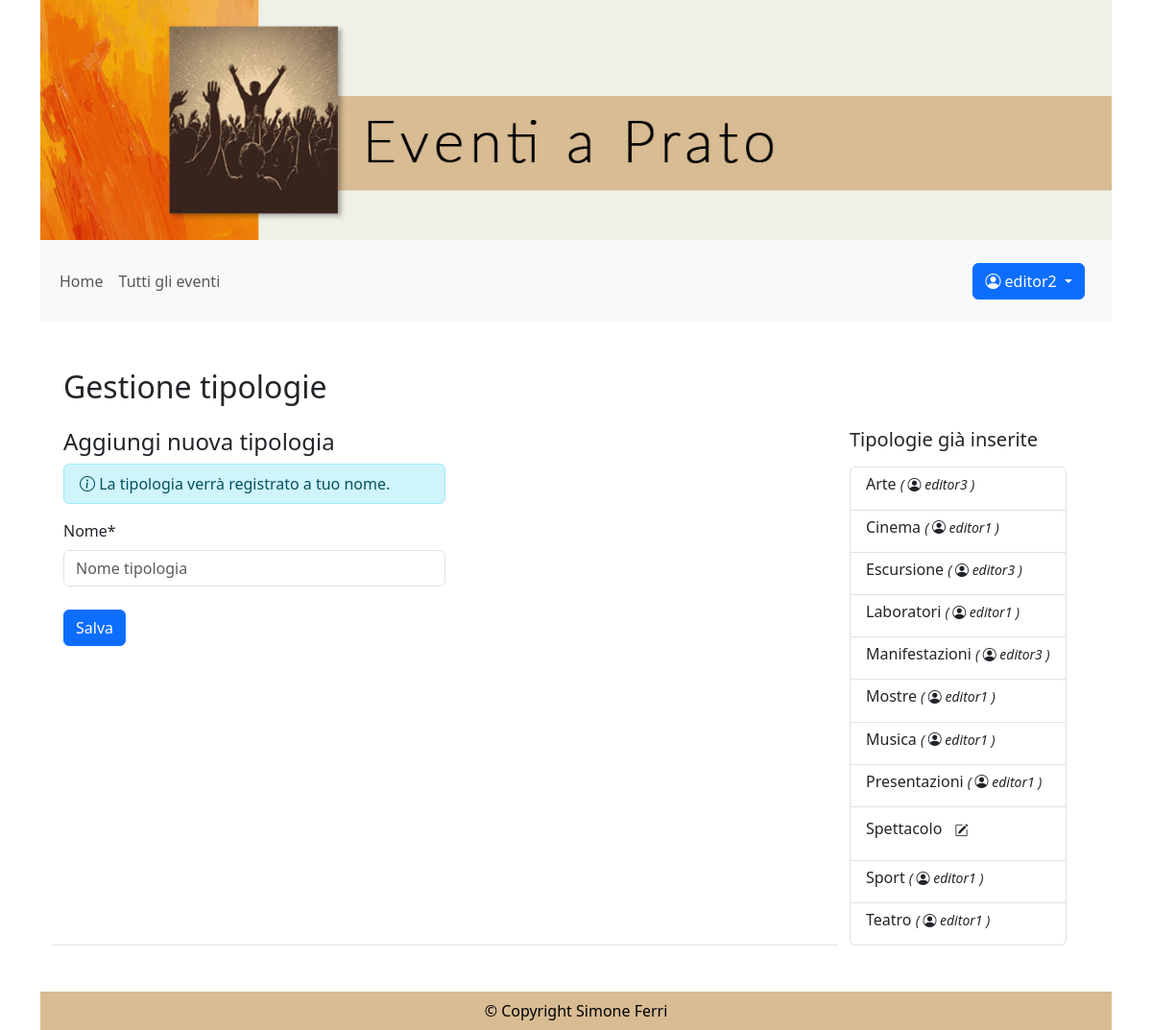
Page /gestione_tipologia/ (signed in) on the committed database.
### eventi_accounts/models.py (models this page shows)
class CustomUser(AbstractUser):
    eta = models.PositiveIntegerField(null=True, blank=True, verbose_name="Età")
    telefono = models.PositiveIntegerField(null=True, blank=True)

### eventi_gestione/models.py (models this page shows, shortened)
class Tipologia(models.Model):
    nome_tipo = models.CharField(max_length=100)
    creatore = models.ForeignKey(CustomUser, on_delete=models.CASCADE, related_name='tipologie_create')
    class Meta:
        ordering = ['nome_tipo']

### eventi_gestione/views.py (the view, shortened to what this page needs)
# urls.py: path("gestione_tipologia/", TipologiaCreateView.as_view(), name="gestione_tipologia_creazione"),
class TipologiaCreateView(LoginRequiredMixin, UserPassesTestMixin, CreateView):
    model = Tipologia
    form_class = GestioneTipologiaForm
    template_name = 'gestione_tipologia.html'
    success_url = reverse_lazy('gestione_tipologia_creazione')
    def test_func(self):
        return self.request.user.groups.filter(name='redattori').exists()
    def get_context_data(self, **kwargs):
        context = super().get_context_data(**kwargs)
        context['tipologie_esistenti'] = Tipologia.objects.all().order_by('nome_tipo')
        return context

### eventi_pagine/templatetags/auth_extras.py (called while the page is built)
@register.filter(name='has_group')
def has_group(user, group_name):
    return user.groups.filter(name=group_name).exists()

### templates/gestione_tipologia.html
{% extends "base.html" %}
{% load crispy_forms_tags %}
{% block content %}
    <h2 class="mt-5 mb-4">Gestione tipologie</h2>
    <div class="row">
        <div class="col-md-9 mb-4 mb-md-0 pb-4 border-bottom">
            <h3 class="h4">Aggiungi nuova tipologia</h3>
            {% crispy form %}
        </div>
        {% if request.resolver_match.url_name == 'gestione_tipologia_creazione' %}
            <div class="col-md-3">
                <h3 class="mb-3 h5">Tipologie già inserite</h3>
                {% if tipologie_esistenti %}
                    <div class="row">
                        <div class="col-sm-auto">
                            <ul class="list-group">
                                {% for tipo in tipologie_esistenti %}
                                    <li class="list-group-item d-flex align-middle">
                                        <p class="h6">
                                            {{ tipo.nome_tipo }}
                                            {% if tipo.creatore == user %}
                                                <a href="{% url 'gestione_tipologia_modifica' tipo.id %}" class="btn btn-white btn-sm" role="button"><i class="bi bi-pencil-square"></i> <span class="visually-hidden">Modifica</span></a>
                                            {% else %}
                                                <em class="h6 fw-normal"><small>( <i class="bi bi-person-circle " title="creatore" aria-label="creata da"></i> {{ tipo.creatore.username }} )</small></em>
                                            {% endif %}
                                        </p>
                                    </li>
                                {% endfor %}
                            </ul>
                        </div>
                    </div>
                    {% else %}
                    <p class="text-muted italic">Non è ancora stata inserita nessuna tipologia.</p>
                {% endif %}
            </div>
        {% endif %}
    </div>
    </div>
{% endblock content %}

### templates/base.html (shortened to what this page needs)
{% load auth_extras %}
{% load static %}
<!DOCTYPE html>
<html lang="it">
    <head>
        <link href="https://cdn.jsdelivr.net/npm/bootstrap@5.3.8/dist/css/bootstrap.min.css" rel="stylesheet">
        <link rel="stylesheet" href="https://cdn.jsdelivr.net/npm/bootstrap-icons@1.13.1/font/bootstrap-icons.min.css">
        <link  rel="stylesheet"  href="{% static 'css/style.css' %}" type="text/css"  />
    </head>
    <body class="container d-flex flex-column min-vh-100">
        <header>
            <div class="header_img"></div>
            <nav class="navbar navbar-expand-lg bg-body-tertiary">
              <div class="container-fluid">
                <div class="collapse navbar-collapse" id="navbarText">
                  <ul class="navbar-nav me-auto mb-2 mb-lg-0 f5">
                    <li class="nav-item">
                        <a {% if request.resolver_match.url_name == 'home' %}class="nav-link active" aria-current="page"{% else %}class="nav-link"{% endif %} href="/">Home</a>
                    </li>
                    <li class="nav-item">
                      <a  {% if request.resolver_match.url_name == 'eventi' %}class="nav-link active" aria-current="page"{% else %}class="nav-link"{% endif %} href="/eventi">Tutti gli eventi</a>
                    </li>
                  </ul>
                  <span class="navbar-text">
                    {% if user.is_authenticated %}
                        <div class="navbar-text me-3">
                            <div class="btn-group">
                                <button type="button" class="btn btn-primary dropdown-toggle" data-bs-toggle="dropdown" aria-expanded="false">
                                <i class="bi bi-person-circle"></i> {{ user.username }} <span class="visually-hidden">Menu utente</span>
                                </button>
                            </div>
                        </div>
                    {% else %}
                        <a href="/login/" class="btn btn-primary text-bg-primary" role="button">Sign in</a>
                        <a href="/signup/" class="btn btn-secondary text-bg-secondary" role="button">Sign up</a>
                    {% endif %}
                  </span>
                </div>
              </div>
            </nav>
        </header>
        <main class="container flex-grow-1">
        <div class="container">
          {% block content %}
          {% endblock content %}
        </main>
        <footer class="text-black text-center p-2 mt-5 ">
            © Copyright Simone Ferri
        </footer>
    </body>
</html>

### static/css/style.css (style rules this page uses)
.header_img { background-image: url('../img/testata-eventi.jpg'); background-size: cover; height: 250px; }
footer { background-color: #d8bc94; }

### rows in the picture
CustomUser: username "editor2"
Tipologia: nome_tipo "Arte", creatore.username "editor3"
Tipologia: nome_tipo "Cinema", creatore.username "editor1"
Tipologia: nome_tipo "Escursione", creatore.username "editor3"
Tipologia: nome_tipo "Laboratori", creatore.username "editor1"
Tipologia: nome_tipo "Manifestazioni", creatore.username "editor3"
Tipologia: nome_tipo "Mostre", creatore.username "editor1"
Tipologia: nome_tipo "Musica", creatore.username "editor1"
Tipologia: nome_tipo "Presentazioni", creatore.username "editor1"
Tipologia: nome_tipo "Spettacolo"
Tipologia: nome_tipo "Sport", creatore.username "editor1"
Tipologia: nome_tipo "Teatro", creatore.username "editor1"
